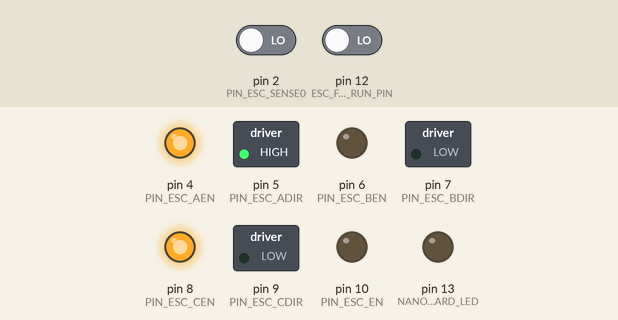
The sketch below on a simulated Arduino Uno, built with avr-gcc and run on an emulated ATmega328P. On the bench: switched loads named in the sketch (green lamp = pin HIGH), output pins drawn as LEDs (lit = HIGH). The test bench sets the inputs (shaded band); at power-on: pin 2 (PIN_ESC_SENSE0) LOW, pin 12 (ESC_FREE_RUN_PIN) LOW.

Above: at 1.2 s.
1.3 s: pin 2 (PIN_ESC_SENSE0) driven HIGH
At 1.6 s:
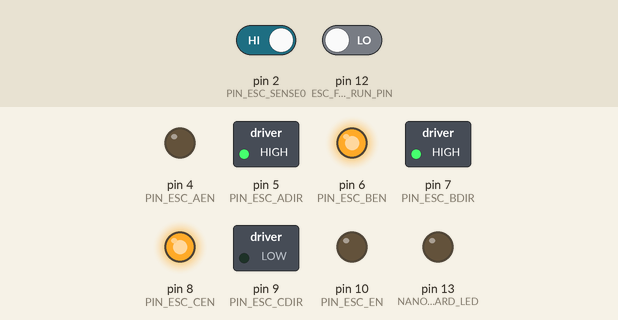
2.8 s: pin 12 (ESC_FREE_RUN_PIN) driven HIGH
At 3.9 s:
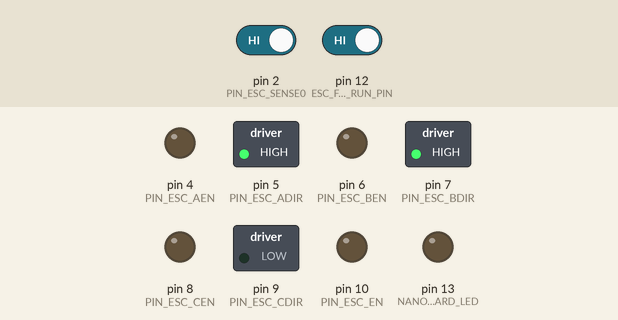
4.3 s: pin 12 (ESC_FREE_RUN_PIN) driven LOW
At 5.1 s:
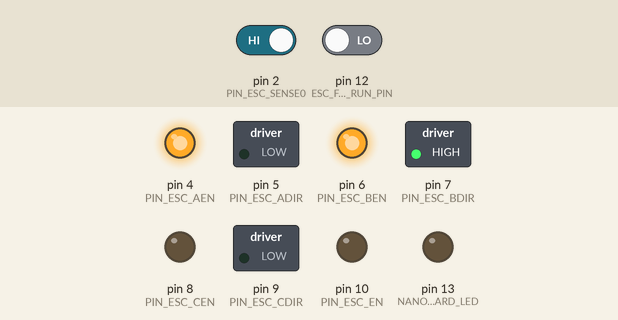
5.8 s: pin 2 (PIN_ESC_SENSE0) driven LOW
At 6.2 s:
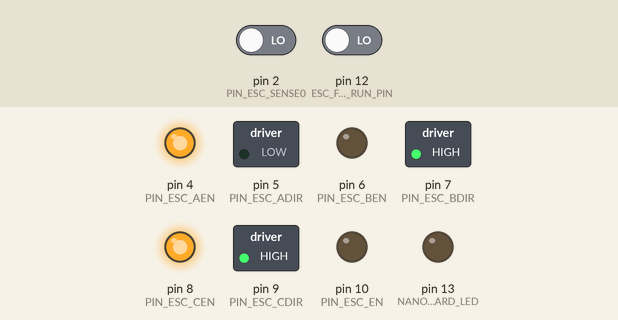
7.3 s: pin 2 (PIN_ESC_SENSE0) driven HIGH
At 8.5 s:
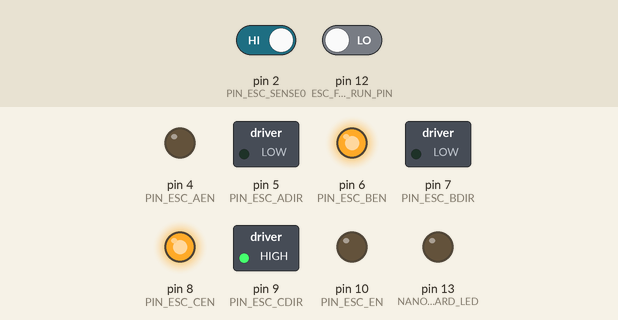
8.8 s: pin 12 (ESC_FREE_RUN_PIN) driven HIGH
At 9.7 s:
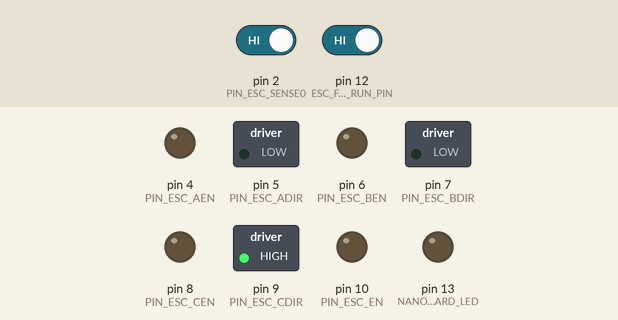
Timing chart, 0 to 11.3 s (numbered marks = the images above; inputs shaded):
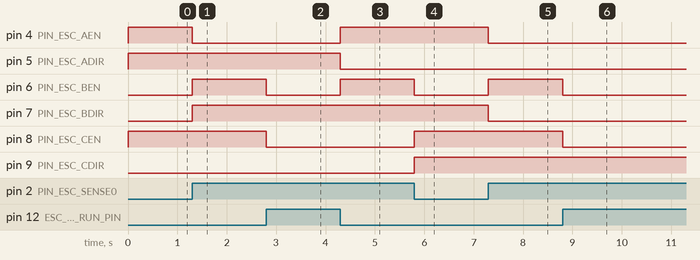

The sketch:

esc3.ino
```cpp
// MYESC3: BRUSHLESS MOTOR CONTROLLER WITH L293D

#include "esc3_base.h"

#define NANO_BOARD_LED 13


bool led_state = false;
void toggleLed();

void toggleLed() {
  led_state = !led_state;
  digitalWrite(NANO_BOARD_LED, led_state?(HIGH):(LOW));
}

volatile long long last_zero_cross_us = 0;
volatile long long last_dt_us = 0; // time (us) per ESC state

volatile long long wait_dt_us = 0;
volatile bool switch_pending = false;
volatile bool sense0_isr_pending = false;
volatile bool sense0_isr_flag = false;

volatile int stepCounter = 0;

volatile bool free_run = false;

void sense0_isr() {
  if(free_run) return;
  //toggleLed();
  //if(sense0_isr_pending) return;
  //sense0_isr_pending = true;
  sense0_isr_flag = true;
  // -----
  esc_step();
  stepCounter++;

  unsigned long long now = micros();
  long long dt_us = now - last_zero_cross_us;
  //if(dt_us < 50) return; // debounce(?)

  last_dt_us = dt_us;
  //wait_dt_us = last_dt_us/2;
  //wait_dt_us = 1;
  //switch_pending = true;
  last_zero_cross_us = now;

  //sense0_isr_pending = false;
}
bool en_serial = true;

#define ESC_FREE_RUN_PIN 12

void setup() {
  pinMode(NANO_BOARD_LED, OUTPUT);
  pinMode(ESC_FREE_RUN_PIN, INPUT);
  if(en_serial) Serial.begin(9600);
  setup_esc();
}


void print_info() {
  if(!en_serial) return;
  const int CYCLE_PER_REV = 4;
  long long US_PER_REV = last_dt_us*6*CYCLE_PER_REV;
  //long long MS_PER_REV = US_PER_REV/1000;
  Serial.println((unsigned int)US_PER_REV);
}

void loop() {

  char free_val = digitalRead(ESC_FREE_RUN_PIN);

  if(free_val && !free_run) {
    free_run = true;
    esc_set_free_run();
  } else if(!free_val && free_run) {
    free_run = false;
    esc_step();
  }

  if(sense0_isr_flag) {
    sense0_isr_flag = false;
    if(0==(stepCounter%240)) {


      toggleLed();
      print_info();
    }
  }

  /*if(switch_pending) {
    unsigned long long now = micros();
    unsigned long long dt_us = (now - last_zero_cross_us);
    if((dt_us < wait_dt_us) && !(dt_us > 250000)) return;

    esc_step();
    stepCounter++;
    if(0==(stepCounter%240)) {toggleLed();}
    switch_pending = false;
  }*/
}
```

esc3_base.h
```cpp
#define PIN_ESC_SENSE0 2
#define PIN_ESC_SENSE1 3

#define PIN_ESC_EN 10

#define PIN_ESC_AEN 4
#define PIN_ESC_ADIR 5
#define PIN_ESC_BEN 6
#define PIN_ESC_BDIR 7
#define PIN_ESC_CEN 8
#define PIN_ESC_CDIR 9
// DIR: 1: SOURCE, 0: DRAIN

unsigned char ESC_SEQUENCE_H[] = {
  PIN_ESC_ADIR,
  PIN_ESC_ADIR,
  PIN_ESC_BDIR,
  PIN_ESC_BDIR,
  PIN_ESC_CDIR,
  PIN_ESC_CDIR
};

unsigned char ESC_SEQUENCE_L[] = {
  PIN_ESC_BDIR,
  PIN_ESC_CDIR,
  PIN_ESC_CDIR,
  PIN_ESC_ADIR,
  PIN_ESC_ADIR,
  PIN_ESC_BDIR
};

unsigned char ESC_SEQUENCE_Z[] = {
  PIN_ESC_CEN,
  PIN_ESC_BEN,
  PIN_ESC_AEN,
  PIN_ESC_CEN,
  PIN_ESC_BEN,
  PIN_ESC_AEN
};

void sense0_isr();
void esc_step(bool dir = true);

void setup_esc()
{
  pinMode(PIN_ESC_EN, OUTPUT);

  pinMode(PIN_ESC_AEN, OUTPUT);
  pinMode(PIN_ESC_ADIR, OUTPUT);
  pinMode(PIN_ESC_BEN, OUTPUT);
  pinMode(PIN_ESC_BDIR, OUTPUT);
  pinMode(PIN_ESC_CEN, OUTPUT);
  pinMode(PIN_ESC_CDIR, OUTPUT);

  pinMode(PIN_ESC_SENSE0, INPUT);
  pinMode(PIN_ESC_SENSE1, INPUT);
  //attachInterrupt(digitalPinToInterrupt(PIN_ESC_SENSE0), sense0_isr, FALLING);
  attachInterrupt(digitalPinToInterrupt(PIN_ESC_SENSE0), sense0_isr, CHANGE);

  esc_step();
}

void esc_set_free_run() {
  digitalWrite(PIN_ESC_AEN, false);
  digitalWrite(PIN_ESC_BEN, false);
  digitalWrite(PIN_ESC_CEN, false);
}

volatile char esc_state = 0;

void esc_step(bool dir = true) {
  if (dir) {
    esc_state++;
    if (esc_state > 5) esc_state = 0;
  } else {
    if (esc_state <= 0) esc_state = 5;
    else esc_state--;
  }

  unsigned char pinH = ESC_SEQUENCE_H[esc_state];
  unsigned char pinL = ESC_SEQUENCE_L[esc_state];
  unsigned char pinZ = ESC_SEQUENCE_Z[esc_state];

// switch
  digitalWrite(pinH, HIGH); // SOURCE
  digitalWrite(pinL, LOW); // DRAIN

  // switch FLOATING wire
  //digitalWrite(pinZ, LOW);

  // activate NON-FLOATING wire(s)
  digitalWrite(PIN_ESC_AEN, pinZ!=PIN_ESC_AEN);
  digitalWrite(PIN_ESC_BEN, pinZ!=PIN_ESC_BEN);
  digitalWrite(PIN_ESC_CEN, pinZ!=PIN_ESC_CEN);
}
```

Measured:
- after the input at 1.3 s, pin 4 (PIN_ESC_AEN): HIGH → LOW at once; pin 6 (PIN_ESC_BEN), pin 7 (PIN_ESC_BDIR): LOW → HIGH at once
- after the input at 2.8 s, pin 6 (PIN_ESC_BEN), pin 8 (PIN_ESC_CEN): HIGH → LOW at once
- after the input at 4.3 s, pin 4 (PIN_ESC_AEN), pin 6 (PIN_ESC_BEN): LOW → HIGH at once; pin 5 (PIN_ESC_ADIR): HIGH → LOW at once
- after the input at 5.8 s, pin 6 (PIN_ESC_BEN): HIGH → LOW at once; pin 8 (PIN_ESC_CEN), pin 9 (PIN_ESC_CDIR): LOW → HIGH at once
- after the input at 7.3 s, pin 4 (PIN_ESC_AEN), pin 7 (PIN_ESC_BDIR): HIGH → LOW at once; pin 6 (PIN_ESC_BEN): LOW → HIGH at once
- after the input at 8.8 s, pin 6 (PIN_ESC_BEN), pin 8 (PIN_ESC_CEN): HIGH → LOW at once
